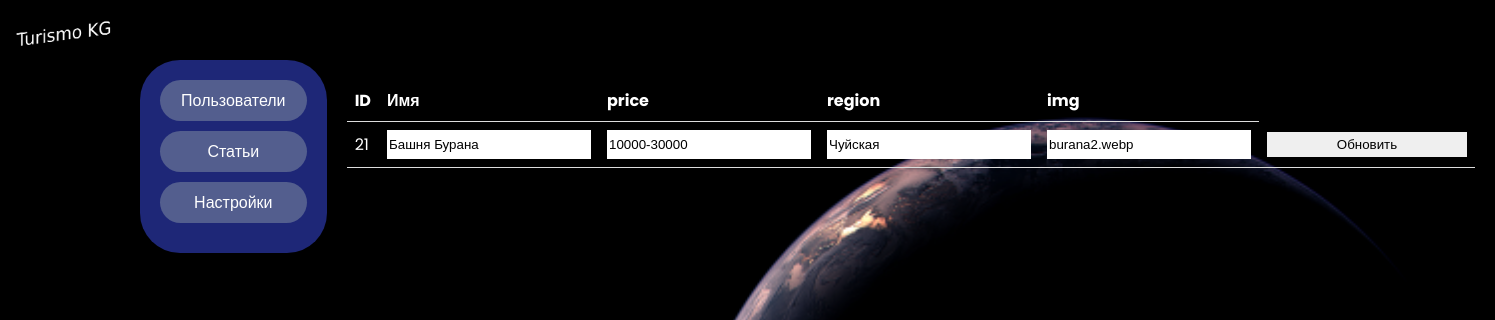
The page /avtorization/admin/admin.php?update=21 (signed in) on the database its author committed.
### tables this page shows
CREATE TABLE `places` (
  `id` int NOT NULL,
  `name` varchar(255) NOT NULL,
  `price` varchar(255) DEFAULT NULL,
  `region` text NOT NULL,
  `img` varchar(255) NOT NULL
);

### config/ClassAdmin.php (called while the page is built, shortened)
<?php
class ClassAdmin extends conect{
    public function All($structureName){
        $query = "SELECT * FROM $structureName";
        $stmt = self::$pdo->prepare($query);
        $stmt->execute();
        $all = $stmt->fetchAll(PDO::FETCH_ASSOC);
        return $all;
    }
};
?>

### avtorization/admin/admin.php (the view, shortened to what this page needs)
<?php
if ($_SESSION['name'] !== 'admin') {
    header('Location: ../../404.html');
    exit;
} else {
    require_once '../../config/ClassAdmin.php';
    $db = new ClassAdmin();
    $allUsers = $db->All('users');
    $allplaces = $db->All('places');
}
?>
<!DOCTYPE html>
<html>
<head>
    <link rel="stylesheet" href="adminStyle.css">
</head>
<body>
<div class="head"><?php require_once '../../attributes/head/head.php'; ?></div>
<div class="admin-panel">
    <div class="sidebar">
        <ul class="ul--1">
            <li class="li--1"><a class="a--1" href="?users">Пользователи</a></li>
            <li class="li--1"><a class="a--1" href="?places">Статьи</a></li>
            <li class="li--1"><a class="a--1" href="#">Настройки</a></li>
        </ul>
    </div>
    <div class="content">
        <?php if(isset($_GET['users'])){?>
        <table>
            <tr>
                <th>ID</th>
                <th>Имя</th>
                <th>Email</th>
                <th>img</th>
                <th>Действия</th>
            </tr>
            <?php foreach ($allUsers as $key) { ?>
                <tr>
                    <td><?= $key['id'] ?></td>
                    <td><?= $key['name'] ?></td>
                    <td><?= $key['email'] ?></td>
                    <td><img src="../../imgDefolt/imgUsers/<?= $key['img'] ?>" width="100px"></td>
                    <td>
                        <a class="button" href="?delete_id=<?= $key['id']; ?>&t=users" onclick="return confirm('Вы уверены, что хотите удалить пользователя?')">Удалить</a>
                    </td>
                </tr>
            <?php } ?>
        </table>
        <?php }else if (isset($_GET['update'])) { ?>
            <form method="post" action="" enctype="multipart/form-data">
                <table>
                    <tr>
                        <th>ID</th>
                        <th>Имя</th>
                        <th>price</th>
                        <th>region</th>
                        <th>img</th>
                    </tr>
                    <?php foreach ($allplaces as $key) {
                        if ($key['id'] == $_GET['update']) { ?>
                            <tr>
                                <td><?= $key['id']; ?></td>
                                <td><input type="text" name="name" value="<?= $key['name']; ?>"></td>
                                <td><input type="text" name="price" value="<?= $key['price']; ?>"></td>
                                <td><input type="text" name="region" value="<?= $key['region']; ?>"></td>
                                <td><input type="text" name="img" value="<?= $key['img']; ?>"></td>
                                <td>
                                    <input type="submit" name="Update" value="Обновить">
                                </td>
                            </tr>
                    <?php }
                    } ?>
                </table>
            </form>
        <?php } else if (isset($_GET['cread'])) { ?>
            <form method="post" action="" enctype="multipart/form-data">
                <table>
                    <tr>
                        <th>Имя</th>
                        <th>price</th>
                        <th>region</th>
                        <th>img</th>
                    </tr>
                        <tr>
                            <td><input type="text" required="required" name="name" placeholder="Name"></td>
                            <td><input type="text" required="required" name="price" placeholder="Price"></td>
                            <td>
                                <input type="radio" id="huey" name="region" value="Иссык-Кульская" checked>
                                <label for="Иссык-Кульская">Иссык-Кульская</label>
                                </div>
                                <div>
                                    <input type="radio" id="louie" name="region" value="Чуйская">
                                    <label for="Чуйская">Чуйская</label>
                                </div>
                                <div>
                                    <input type="radio" id="louie" name="region" value="Таласская">
                                    <label for="Таласская">Таласская</label>
                                </div>
                                <div>
                                    <input type="radio" id="louie" name="region" value="Нарынская">
                                    <label for="Нарынская">Нарынская</label>
                                </div>
                                <div>
                                    <input type="radio" id="louie" name="region" value="Ошская">
                                    <label for="Ошская">Ошская</label>
                                </div>
                                <div>
                                    <input type="radio" id="louie" name="region" value="Джалал-Абадская">
                                    <label for="Джалал-Абадская">Джалал-Абадская</label>
                                </div>
                                <div>
                                    <input type="radio" id="louie" name="region" value="Джалал-Абадская">
                                    <label for="Джалал-Абадская">Баткенская</label>
                                </div>
                            </td>
                            <td>
                                <input type="file" name="file">
                            </td>
                            <td><input class="button" type="submit" name="Creat" value="Добавить"></td>
                        </tr>
                </table>
            </form>
        <?php } ?>
    </div>
</div>
</body>
</html>

### avtorization/admin/adminStyle.css (style rules this page uses)
.head { height: 60px; }
body { color: #fff; background-image: url(../../imgDefolt/DefoltFoto/fon12.png); background-size: cover; }
.admin-panel { display: flex; }
.admin-panel .sidebar { width: 200px; background-color: #4255ff77; padding: 20px; border-radius: 40px; margin-left: 10px; }
.admin-panel .content { flex-grow: 1; padding: 20px; }
.sidebar .ul--1 { list-style-type: none; padding: 0; margin: 0; }
.sidebar .li--1 { margin-bottom: 10px; }
.sidebar .a--1 { display: block; text-align: center; padding: 8px 16px; background-color: #535e8e; border-radius: 40px; text-decoration: none; color: #ffffff; }
table { border-collapse: collapse; width: 100%; }
th, td { padding: 8px; text-align: left; height: 100%; width: 100%; border-bottom: 1px solid #ddd; }
input { border-color: #00000000; width: 200px; height: 25px; }

### attributes/head/head.php (style rules this page uses)
body { font-family: 'Poppins', sans-serif; }
* { margin: 0; padding: 0; }

### rows shown on the page
places: id "21", name "Башня Бурана", price "10000-30000", region "Чуйская", img "burana2.webp"
